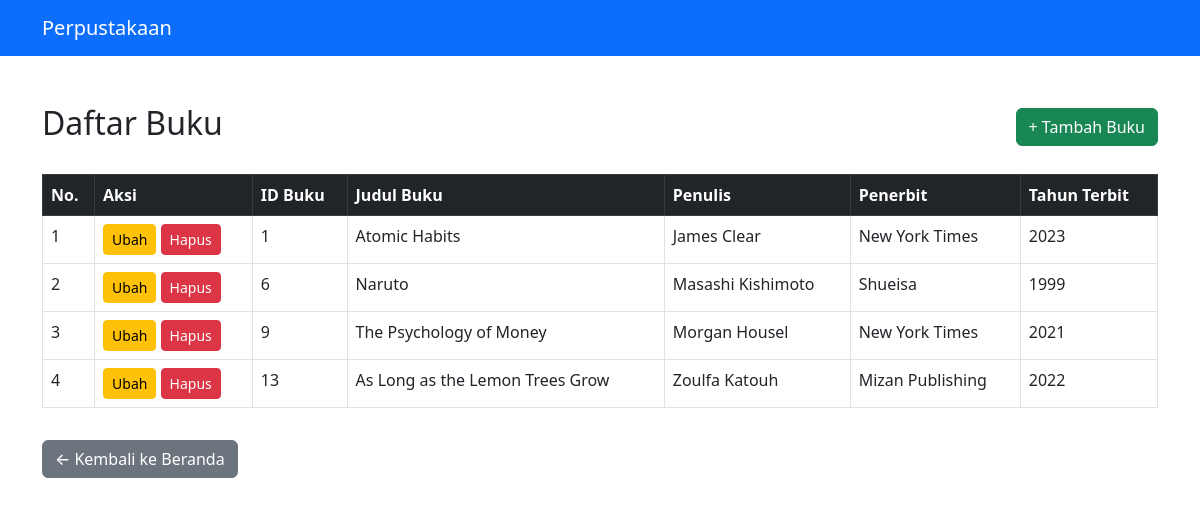
The app's page /controllers/buku.php with its own data.
### tables this page shows
CREATE TABLE `buku` (
  `id_buku` int(11) NOT NULL,
  `judul_buku` varchar(500) NOT NULL,
  `penulis` varchar(500) NOT NULL,
  `penerbit` varchar(250) NOT NULL,
  `tahun_terbit` int(11) NOT NULL
);

### model/model.php (called while the page is built, shortened)
<?php
require_once __DIR__ . '/../config/koneksi.php';
function query ($query, $params = [], $return_result = true) {
    global $db;
    if (!empty($params)) {
        $statement = $db->prepare($query);
        if ($statement === false) {
            die("Prepare Failed: " . $db->error);
        }
        $types = "";
        foreach ($params as $param) {
            $types .= match (gettype($param)) {
                'integer' => 'i',
                'double' => 'd',
                'string' => 's',
                default => 's'
            };
        }
        $statement->bind_param($types, ...$params);
        $statement->execute();
        if ($return_result) {
            $result = $statement->get_result();
            $rows = [];
            while ($row = $result->fetch_assoc()) {
                $rows[] = $row;
            }
            return $rows;
        } else {
            return $statement->affected_rows;
        }
    } else {
        $result = $db->query($query);
        if ($return_result) {
            $rows = [];
            while ($row = $result->fetch_assoc()) {
                $rows[] = $row;
            }
            return $rows;
        } else {
            return $db->affected_rows;
        }
    }
}
?>

### controllers/buku.php (the view, shortened to what this page needs)
<?php
require_once __DIR__ . '/../model/model.php';
$buku = query("SELECT * FROM buku");
?>
<!DOCTYPE html>
<html lang="en">
<head>
    <link href="https://cdn.jsdelivr.net/npm/bootstrap@5.3.0/dist/css/bootstrap.min.css" rel="stylesheet">
</head>
<body>
    <nav class="navbar navbar-expand-lg navbar-dark bg-primary">
        <div class="container">
            <a class="navbar-brand" href="index.php">Perpustakaan</a>
        </div>
    </nav>
    <div class="container mt-5">
        <div class="d-flex justify-content-between align-items-center mb-4">
            <h2>Daftar Buku</h2>
            <a class="btn btn-success fw-medium" href="../views/formBuku.php">+ Tambah Buku</a>
        </div>
        <table class="table table-bordered table-hover">
            <thead class="table-dark">
                <tr>
                    <th>No. </th>
                    <th>Aksi</th>
                    <th>ID Buku</th>
                    <th>Judul Buku</th>
                    <th>Penulis</th>
                    <th>Penerbit</th>
                    <th>Tahun Terbit</th>
                </tr>
            </thead>
            <?php $no = 1; foreach ($buku as $bk) : ?>
                <tr>
                    <td> <?= $no ?> </td>
                    <td>
                        <a class="btn btn-warning btn-sm fw-medium" href="../views/ubah.php?tabel=buku&id=<?= $bk["id_buku"] ?>">Ubah</a>
                        <a class="btn btn-danger btn-sm fw-medium" href="../hapus.php?tabel=buku&id=<?= $bk["id_buku"] ?>"
                        onclick="return confirm('Apakah data yakin dihapus?')">Hapus</a>
                    </td>
                    <td> <?= $bk["id_buku"] ?> </td>
                    <td> <?= $bk["judul_buku"] ?> </td>
                    <td> <?= $bk["penulis"] ?> </td>
                    <td> <?= $bk["penerbit"] ?> </td>
                    <td> <?= $bk["tahun_terbit"] ?> </td>
                </tr>
                <?php $no++; ?>
            <?php endforeach; ?>
        </table>
        <a href="../index.php" class="btn btn-secondary mt-3 fw-medium"> ← Kembali ke Beranda </a>
    </div>
</body>
</html>

### records on screen
buku: id_buku "1", judul_buku "Atomic Habits", penulis "James Clear", penerbit "New York Times", tahun_terbit "2023"
buku: id_buku "6", judul_buku "Naruto", penulis "Masashi Kishimoto", penerbit "Shueisa", tahun_terbit "1999"
buku: id_buku "9", judul_buku "The Psychology of Money", penulis "Morgan Housel", penerbit "New York Times", tahun_terbit "2021"
buku: id_buku "13", judul_buku "As Long as the Lemon Trees Grow", penulis "Zoulfa Katouh", penerbit "Mizan Publishing", tahun_terbit "2022"
